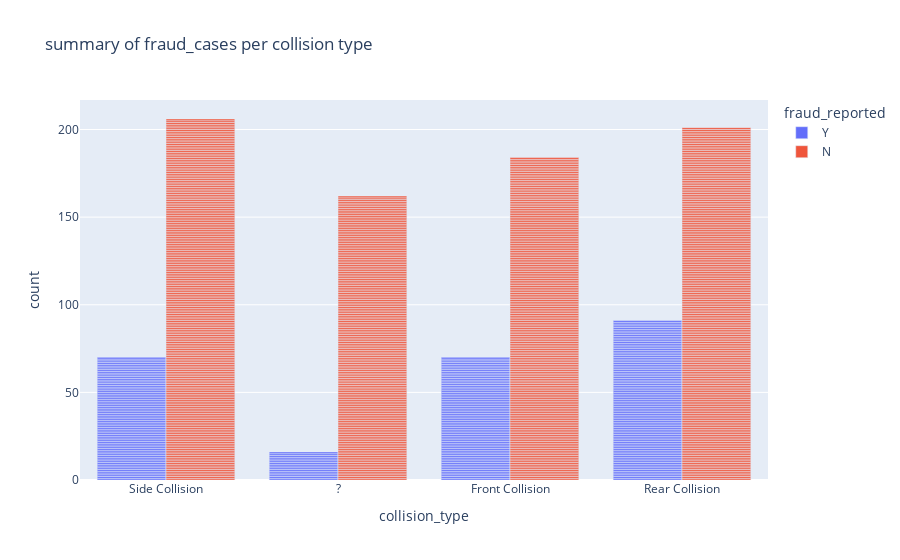

Notebook code for this chart:
### Code cell
#summary of fraud_cases per incident type
px.bar(df, x='collision_type',color='fraud_reported',
             barmode='group', title='summary of fraud_cases per collision type')

### Figure 1 — Plotly figure (JSON) as saved in the notebook; plotly's stock layout.template omitted (floating-point values rounded to 4 significant figures; data arrays with more than 128 entries replaced by an {"elided": "..."} marker saying what was removed)
{"data": [{"alignmentgroup": "True", "hovertemplate": "fraud_reported=Y<br>collision_type=%{x}<br>count=%{y}<extra></extra>", "legendgroup": "Y", "marker": {"color": "#636efa", "pattern": {"shape": ""}}, "name": "Y", "offsetgroup": "Y", "orientation": "v", "showlegend": true, "textposition": "auto", "type": "bar", "x": {"elided": "247 str values"}, "xaxis": "x", "y": {"elided": "247 int values"}, "yaxis": "y"}, {"alignmentgroup": "True", "hovertemplate": "fraud_reported=N<br>collision_type=%{x}<br>count=%{y}<extra></extra>", "legendgroup": "N", "marker": {"color": "#EF553B", "pattern": {"shape": ""}}, "name": "N", "offsetgroup": "N", "orientation": "v", "showlegend": true, "textposition": "auto", "type": "bar", "x": {"elided": "753 str values"}, "xaxis": "x", "y": {"elided": "753 int values"}, "yaxis": "y"}], "layout": {"autosize": true, "barmode": "group", "legend": {"title": {"text": "fraud_reported"}, "tracegroupgap": 0}, "title": {"text": "summary of fraud_cases per collision type"}, "xaxis": {"anchor": "y", "autorange": true, "domain": [0, 1], "range": [-0.5, 3.5], "title": {"text": "collision_type"}, "type": "category"}, "yaxis": {"anchor": "x", "autorange": true, "domain": [0, 1], "range": [0, 216.8], "title": {"text": "count"}, "type": "linear"}}}
